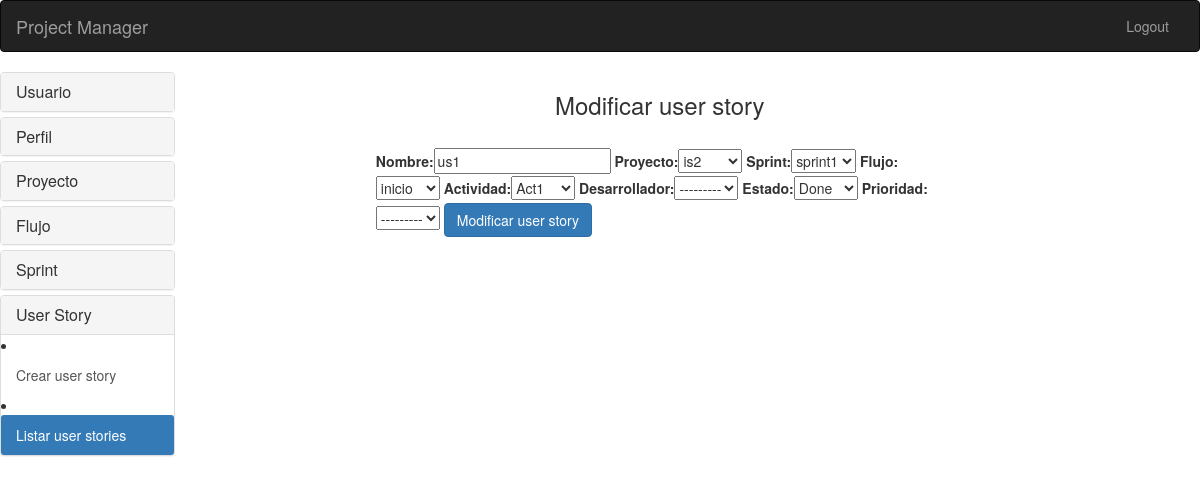
The page /userstory/modificar_userstory/1/ on the database as committed earlier.
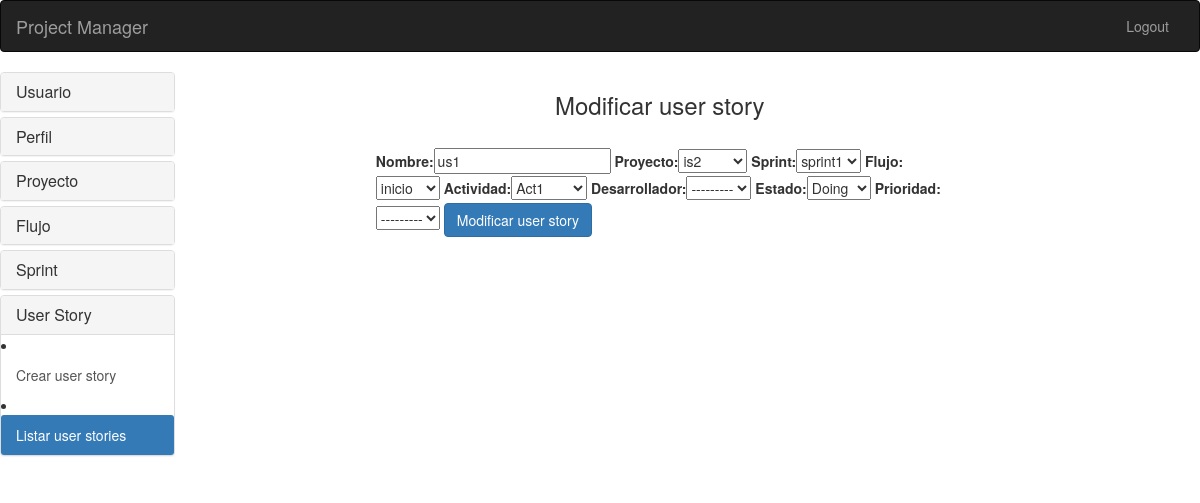
The same page on the database as committed later.
### apps/userstory/models.py (models this page shows, shortened)
class UserStory(models.Model):
	ESTADOS = (
		('Todo', 'To do'),
		('Doing', 'Doing'),
		('Done', 'Done'),
		)
	PRIORIDADES = (
		('Baja', 'Baja'),
		('Media', 'Media'),
		('Alta', 'Alta'),
		)
	nombre = models.CharField(max_length=200)
	proyecto = models.ForeignKey(Proyecto)
	sprint = models.ForeignKey(Sprint, null=True)
	flujo = models.ForeignKey(Flujo, null=True)
	actividad = models.ForeignKey(Actividad)
	desarrollador = models.ForeignKey(User, null=True)
	estado = models.CharField(max_length=200, choices=ESTADOS)
	prioridad = models.CharField(max_length=200, choices=PRIORIDADES, null=True)

### apps/proyecto/models.py (models this page shows)
class Proyecto(models.Model):
	nombre = models.CharField(max_length=200)
	codigo = models.IntegerField(default=0)
	fecha_inicio = models.DateField(null=True)
	fecha_fin = models.DateField(null=True)
	cliente = models.CharField(max_length=200)
	descripcion = models.TextField(max_length=200)
	def __str__(self):
		return self.nombre

### apps/sprint/models.py (models this page shows)
class Sprint(models.Model):
	ESTADOS = (
		('Activo', 'Activo'),
		('No activo', 'No activo'),
		)
	nombre = models.CharField(max_length=200)
	proyecto = models.ForeignKey(Proyecto)
	fecha_inicio = models.DateField()
	fecha_fin = models.DateField()
	estado = models.CharField(max_length=15, choices=ESTADOS)
	descripcion = models.TextField(max_length=200)
	def __str__(self):
		return self.nombre

### apps/flujo/models.py (models this page shows)
class Flujo(models.Model):
	nombre = models.CharField(max_length=200)
	proyecto = models.ForeignKey(Proyecto, null=True)
	def __str__(self):
		return self.nombre

class Actividad(models.Model):
	nombre = models.CharField(max_length=200)
	flujo = models.ForeignKey(Flujo)
	def __str__(self):
		return self.nombre

### apps/userstory/views.py (the view)
# urls.py: url(r'^modificar_userstory/(?P<userstory_id>\d+)/$', views.modificar_userstory, name='modificar_userstory'),
def modificar_userstory(request, userstory_id):
    userstory = UserStory.objects.get(pk=userstory_id)
    form = UserStoryModelForm(instance=userstory)
    if request.method == 'POST':
        form = UserStoryModelForm(request.POST, instance=userstory)
        if form.is_valid():
            form.save()
            return HttpResponseRedirect(reverse('userstory:listar_userstories'))
    context = {'form':form, 'userstory_id':userstory_id}
    return render(request, 'userstory/modificar_userstory.html', context)

### apps/userstory/forms.py
class UserStoryModelForm(forms.ModelForm):
	class Meta:
		model = UserStory
		fields = '__all__'

### templates/userstory/modificar_userstory.html (shortened to what this page needs)
<!DOCTYPE html>
<html lang="en">
  <head>
    <link href="{{ STATIC_URL }}/bootstrap-3.3.4-dist/css/bootstrap.min.css" rel="stylesheet">
  </head>
  <body>
<nav class="navbar navbar-inverse">
  <div class="container-fluid">
    <div class="navbar-header">
      <a class="navbar-brand" href="{% url 'inicio:menu' %}">Project Manager</a>
    </div>
    <div class="pull-right">
      <ul class="nav navbar-nav">
        <li><a href="{% url 'inicio:salir' %}">Logout</a></li>
      </ul>
    </div>
  </div>
</nav>
 <div class="row">
    <div class="col-sm-2">
  <div class="panel-group" id="accordion" role="tablist" aria-multiselectable="true">
  <div class="panel panel-default">
    <div class="panel-heading" role="tab" id="headingOne">
      <h4 class="panel-title">
        <a data-toggle="collapse" data-parent="#accordion" href="#collapseOne" aria-expanded="true" aria-controls="collapseOne">
          Usuario
        </a>
      </h4>
    </div>
  </div>
  <div class="panel panel-default">
    <div class="panel-heading" role="tab" id="headingTwo">
      <h4 class="panel-title">
        <a class="collapsed" data-toggle="collapse" data-parent="#accordion" href="#collapseTwo" aria-expanded="false" aria-controls="collapseTwo">
          Perfil
        </a>
      </h4>
    </div>
  </div>
  <div class="panel panel-default">
    <div class="panel-heading" role="tab" id="headingThree">
      <h4 class="panel-title">
        <a class="collapsed" data-toggle="collapse" data-parent="#accordion" href="#collapseThree" aria-expanded="false" aria-controls="collapseThree">
          Proyecto
        </a>
      </h4>
    </div>
  </div>
  <div class="panel panel-default">
    <div class="panel-heading" role="tab" id="headingThree">
      <h4 class="panel-title">
        <a class="collapsed" data-toggle="collapse" data-parent="#accordion" href="#cuatro" aria-expanded="false" aria-controls="cuatro">
          Flujo
        </a>
      </h4>
    </div>
  </div>
  <div class="panel panel-default">
    <div class="panel-heading" role="tab" id="headingThree">
      <h4 class="panel-title">
        <a class="collapsed" data-toggle="collapse" data-parent="#accordion" href="#cinco" aria-expanded="false" aria-controls="cinco">
          Sprint
        </a>
      </h4>
    </div>
  </div>
  <div class="panel panel-default">
    <div class="panel-heading" role="tab" id="headingThree">
      <h4 class="panel-title">
        <a class="collapsed" data-toggle="collapse" data-parent="#accordion" href="#seis" aria-expanded="false" aria-controls="seis">
          User Story
        </a>
      </h4>
    </div>
    <div id="seis" class="panel-collapse collapse in" role="tabpanel" aria-labelledby="headingThree">
      <div class="list-group">
        <li><a href="{% url 'userstory:crear_userstory' %}" class="list-group-item">Crear user story</a></li>
        <li><a href="{% url 'userstory:listar_userstories' %}" class="list-group-item active">Listar user stories</a></li>
      </div>
    </div>
  </div>
</div>
</div>
<div class="col-sm-10">
  <div class="row">
    <div class="col-md-2"></div>
    <div class="col-md-7">
       <h3 align="center"> Modificar user story </h3></br>
       <form action="{% url 'userstory:modificar_userstory' userstory_id %}" method="post">
        {% load bootstrap %}
        {{ form|bootstrap }}
        <input class="btn btn-primary" type='submit' value='Modificar user story' />
       </form>
    </div>
    <div class="col-md-3"></div>
  </div>
</div>
  </div>
  </body>
</html>

Rows that differ between the two databases and show on the page:
changed UserStory "is2": estado "Done" → "Doing"
